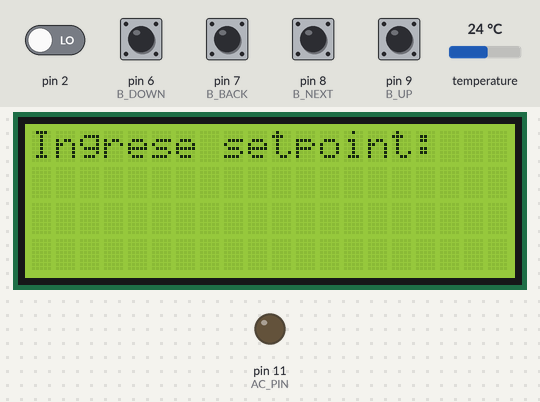
Bench run of a sketch on a simulated Arduino Uno, built with avr-gcc and run on an emulated ATmega328P. Shown: 20×4 character LCD, output pins drawn as LEDs (lit = HIGH). The inputs (shaded band) are chosen by the test bench; at power-on: pin 6 (B_DOWN), pin 7 (B_BACK), pin 8 (B_NEXT), pin 9 (B_UP) HIGH, pin 2 LOW, temperature 24 °C. What the sketch prints to the serial monitor is not drawn.

Above: at 0.9 s.
1.0 s: pin 7 (B_BACK) pulled LOW for 0.15 s
At 3.2 s:
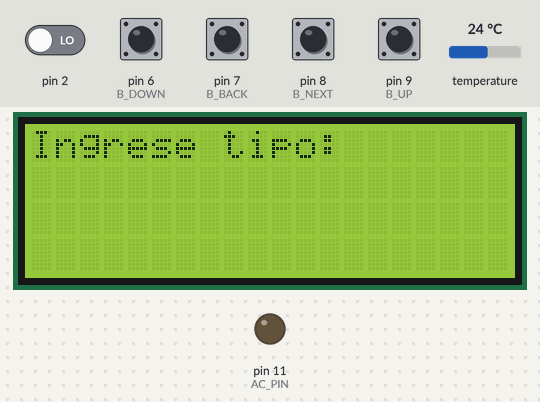
3.5 s: pin 6 (B_DOWN) pulled LOW for 0.15 s
At 6.1 s:
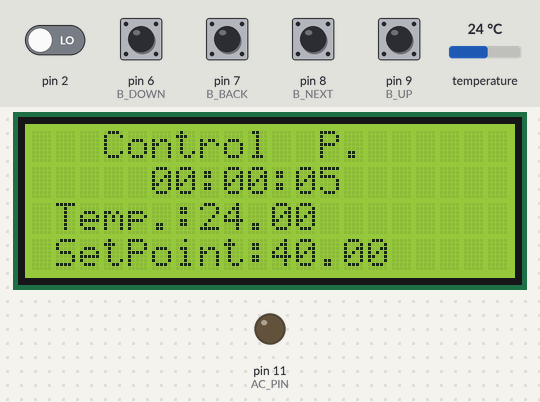
6.6 s: pin 2 driven HIGH
At 8.0 s:
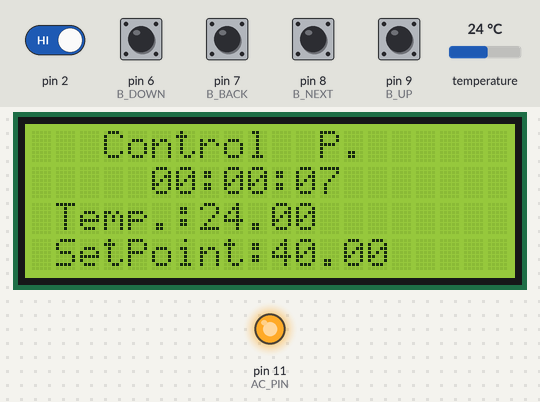
9.6 s: temperature set to 12 °C
At 11.0 s:
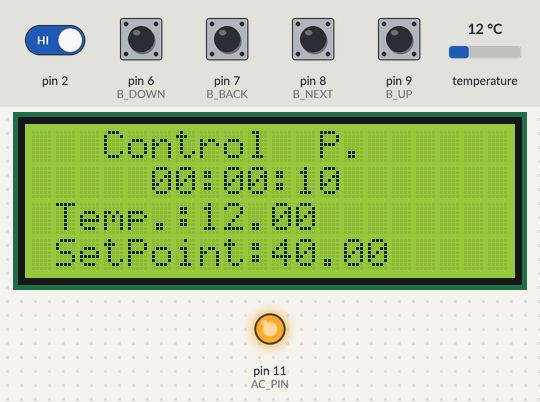
11.7 s: temperature set to 19 °C
At 12.7 s:
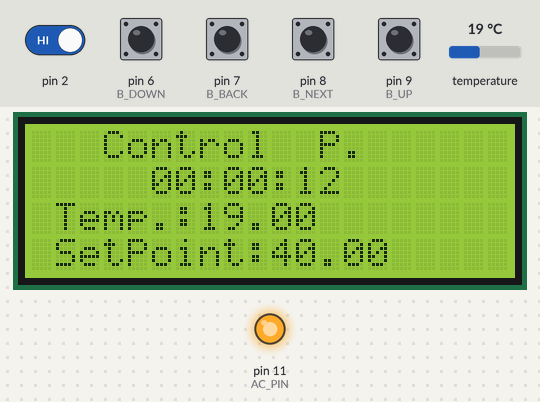
13.7 s: temperature set to 28 °C
At 15.0 s:
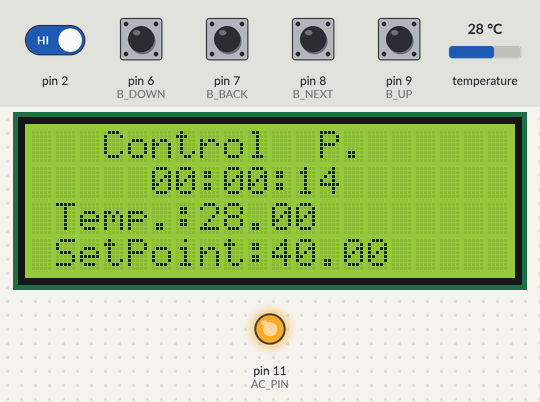
Timing chart, 0 to 16.7 s (numbered marks = the images above; inputs shaded):
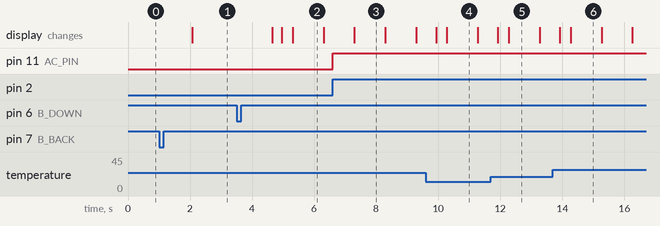

Measured:
- after the input at 1.0 s, the display: changes after 1.1 s (image 1)
- after the input at 3.5 s, the display: first changes after 1.2 s (image 2 shows a later state)
- after the input at 6.6 s, pin 11 (AC_PIN): LOW → HIGH at once
- what the display in image 4 shows lasts 1.0 s, from 10.3 s to 11.3 s

The sketch:

control_2_PID_control_luz_foco_por_soft.ino
```cpp
//Control PID
//control de temperatura a traves de una lampara
//El codigo (de arduino) se penso para poder elegir distintas temperaturas y tres tipos de control (PID, PI y P)
//Este control PID diseñado a través de un microprocesador arduino, este detecta el cruce por cero de una onda sinusoidal
//y regula la potencia que tendrá una lámpara, que será la encargada de darle calor al sistema.
//puede que algunas variables esten de mas, esto es porque el programa se fue modificando, llevando de P luego PI y finalmente PID
//Se utliza un display LCD para visualizar el tiempo transcurrido, el tipo de controlador seleccionado, la temperatura y el setpoint
//Descripcion del codigo
//En la parte de setup se configura:
//primero el setpoint luego el tipo de control a traves de los botones ubicados en la parte inferior
//En la parte de loop se realiza:
//la parte integral, la parte derivativa, la parte proporcional
//se toma la variable control para definir el tienpo que estara desactivado y el foco
//La funcion "zero_cross_detect()" y  "disparo()", en la primera se detecta el cruce por cero y con la otra activamos el disparo
//y en la parte pid_value le damos un limite a la potencia (esto es para que el valor no nos de negativo y no se pase de 100)
// las demas funciones algunas para visualizar en el LCD, otra para que funcionen bien los botones y otra para el tiempo transcurrido.

#include <TimerOne.h>
#include <Wire.h>
#include <PID_v1.h>
#include <Time.h>
#include <TimeAlarms.h>
#include <DallasTemperature.h>
#include <LiquidCrystal_I2C.h>

#define AC_PIN 11
#define B_UP 9
#define B_NEXT 8
#define B_BACK 7
#define B_DOWN 6
#define ONE_WIRE_BUS 4
#define SENSOR_RESOLUTION  10

OneWire oneWire(ONE_WIRE_BUS);
DallasTemperature sensors(&oneWire);
DeviceAddress sensorDeviceAddress;

LiquidCrystal_I2C lcd(0x27,20,4);                      // set the LCD address to 0x3F for a 16 chars and 2 line display


int ok=0;
unsigned long MillisAnterior = 0;
unsigned long previousMillis = 0;
const int tiempoAntirrebote = 50;
//////////////////////////////////////
// Parametros para analisis a lazo cerrado
float Setpoint = 0;       // Celsius
// Constantes de PID
int Tiempo0 = 0;     // Retardo (en milisegundos) para ejecutar cambio escalon cuando se encuentra
                         //a lazo abierto o cambio en el septpoint a lazo cerrado
//int A = 0;           // Pin A0 de entrada analogica para sensor LM35 (Variable de salida)
float Potencia = 50;  // Potencia inicial enviada al dimmer en rango de 0 a 100 (Variable de entrada)
//  Declaracion de variables
unsigned long Tiempo_previo = 0;
unsigned long Tiempo_actual = 0;
double Read_Delay = 1000;     // Periodo de muestreo en milisegundos
int Temperatura = 0;       // Celsius
double sp = 0;
// Variables para PID
double error = 0;
double PID_error = 0;
double previous_error = 0;
double PID_value = 0;
double Error_INT = 0;
double Error_D = 0;
float contador=0;
int tiempo=0;
float op=0;
float potencia = 0;  // Potencia inicial enviada al dimmer en rango de 0 a 100 (Variable de entrada)
//Definicion de Variables:
int control;
float temp;
int modo;
float Kp=17.79;  //nuevos datos un polo rapido y robusto
float Ki=0.12562;
float Kd=32.3349;
//////////////////////////////////////

//Interrupcion para deteccion de cruce por cero
void zero_cross_detect() {
  digitalWrite(AC_PIN, LOW);                      // Apaga el TRIAC
  Timer1.initialize(control);                     // Inicializa Timer1 cargando la variable de control
  Timer1.attachInterrupt(disparo);
}
//Interrupcion Timer1
void disparo() {
      digitalWrite(AC_PIN, HIGH);                 //Cuando desborda el Timer1, produce el disparo
      Timer1.stop();
}

void setup() {
  Serial.begin(9600);
  pinMode(AC_PIN, OUTPUT);                                                      // Pin 9 como salida para TRIAC
  pinMode(B_UP,INPUT_PULLUP);
  pinMode(B_NEXT,INPUT_PULLUP);
  pinMode(B_BACK,INPUT_PULLUP);
  pinMode(B_DOWN,INPUT_PULLUP);
  attachInterrupt(digitalPinToInterrupt(2), zero_cross_detect, RISING);    // Pin 2 como interrupcion externa por flanco de subida para detecion de cruce por cero.
  lcd.init();                      // initialize the lcd
  lcd.backlight();
  lcd.clear();
  sensors.getAddress(sensorDeviceAddress, 0);
  sensors.setResolution(sensorDeviceAddress, SENSOR_RESOLUTION);
  sensors.begin();
  Serial.println("CLEARDATA"); //limpia los datos previos

while(ok<2){
   while(ok==0){  //configuracion del setpoint a traves de unas teclas
      lcd.setCursor(0,0);
      lcd.print("Ingrese setpoint:");
      lcd.print("                 ");
   if(!antirrebote(B_UP)){    //configura 45°
        Setpoint =45;
        delay(1000);
        ok++;}
   if(!antirrebote(B_NEXT)){   //configura 35°
        Setpoint =35;
        delay(1000);
        ok++;}
   if(!antirrebote(B_DOWN)){    //configura 30°
        Setpoint =30;
        delay(1000);
        ok++;}
   if(!antirrebote(B_BACK)){    //configura 40°
        Setpoint =40;
        delay(1000);
        ok++;}
}
while(ok==1){
      lcd.setCursor(0,0);
      lcd.print("Ingrese tipo:     ");   // se elige el tipo de controlador
     if(!antirrebote(B_UP)){
        modo=3;
        delay(1000);
        ok++;}
     if(!antirrebote(B_NEXT)){
         modo=3;
        delay(1000);
        ok++;}
     if(!antirrebote(B_DOWN)){
         modo=1;
        delay(1000);
        ok++;}
     if(!antirrebote(B_BACK)){
        modo=2;
        delay(1000);
        ok++;}
    }
  }

   if(modo==1){
   Kp=17.79;  //modo P
   Ki=0;
   Kd=0;
  lcd.setCursor(0,0);
  lcd.print("                 ");
  lcd.setCursor(12,0);
  lcd.print("P.");
   }
   if(modo==2){
   Kp=14.924;   //modo PI
   Ki=0.44237;
   Kd=0;
  lcd.setCursor(0,0);
  lcd.print("                 ");
  lcd.setCursor(12,0);
  lcd.print("PI.");
    }
   if(modo==3){
   Kp=17.79;    //modo PID
   Ki=0.12562;
   Kd=32.3349;
  lcd.setCursor(0,0);
  lcd.print("                 ");
  lcd.setCursor(12,0);
  lcd.print("PID");
    }
//////////////////////////////////////
}

void loop() {
   // Mostrar el reloj en el monitor serial y lcd
   unsigned long MillisActual = millis();
    lcd_time();
    serial_monitor_time();
    MillisAnterior = MillisActual;

  sensors.requestTemperatures();
  temp=sensors.getTempCByIndex(0);  //Lectura de temperatura

Tiempo_actual = millis(); // Tiempo Actual

control = map(Potencia,0,100,9500,1000);//valor = map(Potencia,0,100,7600,10);    //para definir el tiempo de apagado

if(Tiempo_actual - Tiempo_previo >= Read_Delay){
       Tiempo_previo += Read_Delay;


if (Tiempo_actual >= Tiempo0){
      PID_error = Setpoint - temp;                                         //Calculo del error
      Error_INT = Error_INT + PID_error*1;                                 //Calculo de la integral del error (1 es tiempo de muestreo de la planta)
      Error_D = ((PID_error - previous_error)/1) ;
      PID_value = Kp * PID_error +  Ki * Error_INT + Kd * Error_D ;       //PID     //Calculo de la salida del controlador
      sp = Setpoint;  }
    // Limite de salida del controlador
    if(PID_value < 0)
    {      PID_value = 0;       }
    if(PID_value > 100)
    {      PID_value = 100;    }
    Potencia = PID_value;   //Asignacion a la entrada de la planta.
    previous_error=PID_error;

    }
//////////////////////////////////////////////////////
//////////////////////////////////////////////////////
        Serial.print("Potencia:");
        Serial.print(Potencia);
        Serial.print(" ");
        Serial.print("Temperatura:");
        Serial.print(temp);
        Serial.print(" ");
        Serial.print("Setpoint:");
        Serial.print(sp);
        Serial.print(" ");
        Serial.print("PID_value:");
        Serial.print(PID_value);
        Serial.print(" ");
        Serial.print("PID_error:");
        Serial.print(PID_error);
        Serial.print(" ");
        Serial.print("Error_D:");
        Serial.print(Error_D);
        Serial.print(" ");
        Serial.print("Error_INT:");
        Serial.print(Error_INT);
        Serial.print("Temp.: ");
        Serial.print(temp);
        Serial.print("  Control: ");
        Serial.println(control);

  lcd.setCursor(3,0);
  lcd.print("Control");
  lcd.setCursor(1,2);
  lcd.print("Temp.:");
  lcd.print(temp);
  lcd.setCursor(1,3);
  lcd.print("SetPoint:");
  lcd.print(sp);
//////////////////////////////////////
}//loop


void serial_monitor_time() {
  Serial.print(hour());
  printDigits(minute());
  printDigits(second());
  Serial.println();
}

void printDigits(int digits) {
  Serial.print(":");
  if (digits < 10)
    Serial.print('0');
  Serial.print(digits);
}

void lcd_time(){
  lcd.setCursor(1, 1);
  lcd.print("    ");
  if(hour() < 10) lcd.print('0');
  lcd.print(hour(), DEC);
  lcd.print(':');
  if(minute() < 10) lcd.print('0');
  lcd.print(minute(), DEC);
  lcd.print(':');
  if(second() < 10) lcd.print('0');
  lcd.print(second(), DEC);
}

bool antirrebote(int pin){  //funcion para los botones
  int tiempo = 0;
  bool estado;
  bool estadoAnterior;
  do{
    estado = digitalRead(pin);
    if(estado != estadoAnterior){
      tiempo = 0;
      estadoAnterior = estado;
    }
    else tiempo++;
    delay(1);
  }while(tiempo < tiempoAntirrebote);
  return estado;
}
```
